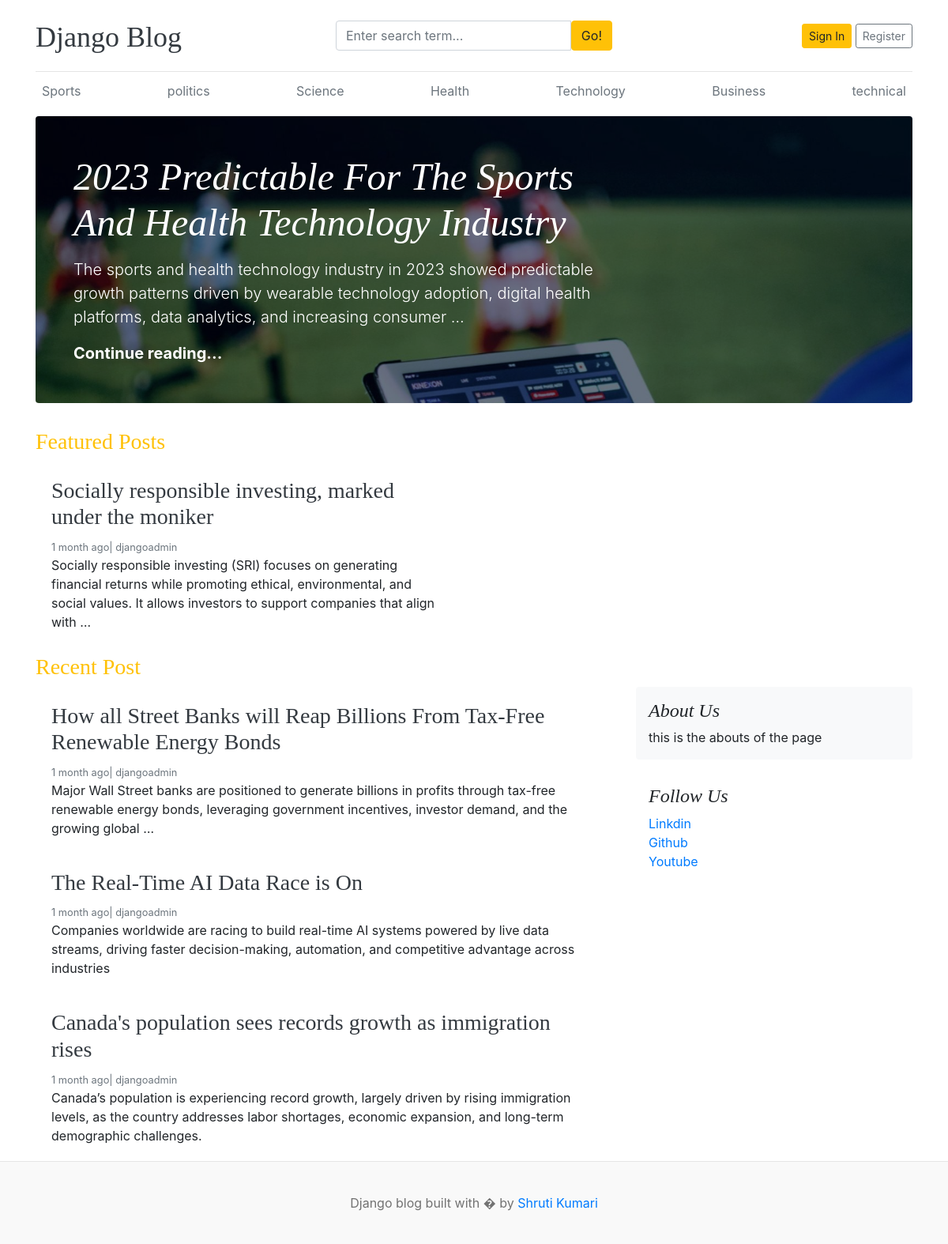
The page / on the database its author committed.
### blogs/models.py (models this page shows, shortened)
class Category(models.Model):
    category_name = models.CharField(max_length=50, unique=True)
    created_at = models.DateTimeField(auto_now_add=True)
    updated_at = models.DateTimeField(auto_now=True)
    class Meta:
        verbose_name = "categories"

class blog(models.Model):
    title = models.CharField(max_length=100)
    slug = models.SlugField(max_length=100, unique=True)
    category = models.ForeignKey(Category, on_delete=models.CASCADE)
    author = models.ForeignKey(User, on_delete=models.CASCADE)
    featured_image = models.ImageField(upload_to= 'uploads/%Y/%m/%d/')
    short_description = models.TextField(max_length=500)
    blog_body = models.TextField(max_length=2000)
    status = models.CharField(max_length=20, choices =status_choice, default='Draft')
    is_featured = models.BooleanField(default=False)
    created_at = models.DateTimeField(auto_now_add=True)
    updated_at = models.DateTimeField(auto_now=True)

### assignments/models.py (models this page shows, shortened)
class About(models.Model):
    about_heading = models.CharField(max_length=25)
    about_description = models.TextField(max_length=250)
    created_at = models.DateTimeField(auto_now_add=True)
    updated_at = models.DateTimeField(auto_now=True)
    class Meta:
        verbose_name_plural = 'abouts'

class SocialLink(models.Model):
    platform = models.CharField(max_length=25)
    link = models.URLField(max_length=100)
    created_at = models.DateTimeField(auto_now_add=True)
    updated_at = models.DateTimeField(auto_now=True)

### blog_main/views.py (the view)
# urls.py: 2. Add a URL to urlpatterns:  path('', views.home, name='home')
def home(request):
    categories = Category.objects.all()
    featured_post = blog.objects.filter(is_featured = True).order_by('updated_at')
    posts = blog.objects.filter(is_featured = False, status= 'Published')
    abouts = About.objects.all()
    context = {
        'categories': categories,
        'featured_post': featured_post,
        'posts': posts,
        'abouts': abouts
    }
    return render(request, 'home.html', context)

### blogs/context_processors.py (called while the page is built)
def get_categories(request):
    categories = Category.objects.all()
    return dict(categories=categories)

def get_social_link(request):
    socials = SocialLink.objects.all()
    return dict(socials=socials)

### templates/home.html
{% extends 'base.html' %}
{% block content %}
      {% for post in featured_post %} {% if forloop.first %}
      <div
        class="jumbotron p-3 p-md-5 text-white rounded bg-dark"
        style="
          background-image: url({{ post.featured_image.url }});
          background-blend-mode: overlay;
          background-size: cover;
        ">
        <div class="col-md-8 px-0">
          <h1 class="display-4 font-italic">{{ post.title }}</h1>
          <p class="lead my-3">
            {{ post.short_description | truncatewords:25}}
          </p>
          <p class="lead mb-0">
            <a href="{% url 'blogs' post.slug %}" class="text-white font-weight-bold"
              >Continue reading...</a
            >
          </p>
        </div>
      </div>
      {% endif %} {% endfor %}
      <h3 class="uppercase text-warning">Featured Posts</h3>
      <div class="row mb-2">
        {% for item in featured_post %} {% if not forloop.first %}
        <div class="col-md-6">
          <div class="card border-0">
            <div class="card-body">
              <h3><a href="{% url 'blogs' item.slug %}" class="text-dark">{{ item.title }} </a></h3>
              <small class="mb-1 text-muted">
                {{ item.created_at | timesince }} ago| {{ item.author }}</small
              >
              <p class="card-text">
                {{ item.short_description | truncatewords:25}}
              </p>
            </div>
          </div>
        </div>
        {% endif %} {% endfor %}
      </div>
      <h3 class="uppercase text-warning">Recent Post</h3>
      <main role="main" class="container p-0">
        <div class="row">
          <div class="col-md-8 blog-main">
            {% for item in posts %}
            <div class="card border-0">
              <div class="card-body">
                <h3><a href="{% url 'blogs' item.slug %}" class="text-dark">{{ item.title }}</a></h3>
                <small class="mb-1 text-muted">
                  {{ item.created_at | timesince }} ago| {{ item.author}}</small
                >
                <p class="card-text">
                  {{ item.short_description|truncatewords:25}}
                </p>
              </div>
            </div>
            {% endfor %}
          </div>
          <aside class="col-md-4 blog-sidebar">
            <div class="p-3 mb-3 bg-light rounded">
              {% for i in abouts %}
              <h4 class="font-italic">{{ i.about_heading }}</h4>
              <p class="mb-0">
                {{ i.about_description }}
              </p>
              {% endfor %}
            </div>
            {% if socials %}
            <div class="p-3">
              <h4 class="font-italic">Follow Us</h4>
              <ol class="list-unstyled">
                {% for item in socials %}
                <li><a href="{{ item.link }}" target="_blank">{{ item.platform}}</a></li>
                {% endfor %}
              </ol>
            </div>
            {% endif %}
          </aside>
        </div>
      </main>
    </div>
  {% endblock %}

### templates/base.html (shortened to what this page needs)
{% load static %}
<!doctype html>
<html lang="en">
  <head>
    <link
      href="https://getbootstrap.com/docs/4.0/dist/css/bootstrap.min.css"
      rel="stylesheet" />
    <link href="{% static 'css/blog.css' %}" rel="stylesheet" />
    <link rel="stylesheet" href="https://cdnjs.cloudflare.com/ajax/libs/font-awesome/4.7.0/css/font-awesome.min.css">
  </head>
  <body>
    <div class="container">
      <header class="blog-header py-3">
        <div class="row flex-nowrap justify-content-between align-items-center">
          <div class="col-4 pt-1">
            <a class="blog-header-logo text-dark" href="/">Django Blog</a>
          </div>
          <div class="col-4">
            <form action="{% url 'search' %}" method="GET">
              <div class="input-group">
                <input class="form-control" type="text" name="keyword" value="{{ keyword }}" placeholder="Enter search term..." aria-label="Enter search term..." aria-describedby="button-search" />
                <button type = "submit" class="btn btn-warning" id="button-search" type="button">Go!</button>
              </div>
            </form>
          </div>
          <div class="col-4 d-flex justify-content-end align-items-center">
            {% if not user.is_authenticated %}
            <a class="btn btn-sm btn-warning" href="{% url 'login' %}">Sign In</a> &nbsp;
            <a class="btn btn-sm btn-outline-secondary" href="{% url 'register' %}">Register</a>
            {% else %}
            <span><a href="{% url 'dashboard' %}">Dashboard</a></span>
            &emsp;
            <span><a href = "{% url 'logout' %}"> Logout</a></span>
            {% endif %}
          </div>
        </div>
      </header>
      <div class="nav-scroller py-1 mb-2">
        <nav class="nav d-flex justify-content-between">
          {% for cat in categories %}
          <a class="p-2 text-muted" href="{% url 'posts_by_category' cat.id %}">{{ cat.category_name}}</a>
          {% endfor %}
        </nav>
      </div>
    {% block content %}
    {% endblock %}
    <footer class="blog-footer">
      <p>Django blog built with � by <a href="#">Shruti Kumari</a></p>
    </footer>
  </body>
</html>

### blog_main/static/css/blog.css (style rules this page uses)
.blog-header { border-bottom: 1px solid #e5e5e5; }
.blog-header-logo { font-family: "Playfair Display", Georgia, "Times New Roman", serif; font-size: 2.25rem; }
h1, h2, h3, h4, h5, h6 { font-family: "Playfair Display", Georgia, "Times New Roman", serif; }
.display-4 { font-size: 2.5rem; }
@media (min-width: 768px) { .display-4 { font-size: 3rem; } }
.blog-footer { padding: 2.5rem 0; color: #727272; text-align: center; background-color: #f9f9f9; border-top: .05rem solid #e5e5e5; }
.blog-footer p:last-child { margin-bottom: 0; }

### rows shown on the page
Category: category_name "Sports"
Category: category_name "politics"
Category: category_name "Science"
Category: category_name "Health"
Category: category_name "Technology"
Category: category_name "Business"
Category: category_name "technical"
blog: featured_image (picture), title "2023 Predictable For The Sports And Health Technology Industry", short_description "The sports and health technology industry in 2023 showed predictable growth patterns driven by wearable technology adoption, digital health platforms, data analytics, and increasing consumer …"
blog: title "Socially responsible investing, marked under the moniker", created_at "1 month", author "djangoadmin", short_description "Socially responsible investing (SRI) focuses on generating financial returns while promoting ethical, environmental, and social values. It allows investors to support companies that align with …"
blog: title "How all Street Banks will Reap Billions From Tax-Free Renewable Energy Bonds", created_at "1 month", author "djangoadmin", short_description "Major Wall Street banks are positioned to generate billions in profits through tax-free renewable energy bonds, leveraging government incentives, investor demand, and the growing global …"
blog: title "The Real-Time AI Data Race is On", created_at "1 month", author "djangoadmin", short_description "Companies worldwide are racing to build real-time AI systems powered by live data streams, driving faster decision-making, automation, and competitive advantage across industries"
blog: title "Canada's population sees records growth as immigration rises", created_at "1 month", author "djangoadmin", short_description "Canada’s population is experiencing record growth, largely driven by rising immigration levels, as the country addresses labor shortages, economic expansion, and long-term demographic challenges."
About: about_heading "About Us", about_description "this is the abouts of the page"
SocialLink: platform "Linkdin"
SocialLink: platform "Github"
SocialLink: platform "Youtube"
